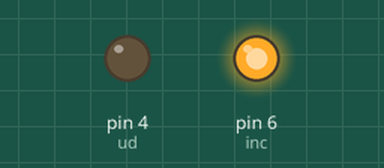
This sketch was run on a simulated Arduino Uno, built with avr-gcc and run on an emulated ATmega328P. Parts: output pins drawn as LEDs (lit = HIGH). Pins used as bus, display or sensor lines are not drawn.

Above: at 0.1 s.
Timing chart, 0 to 1.6 s (numbered marks = the images above):
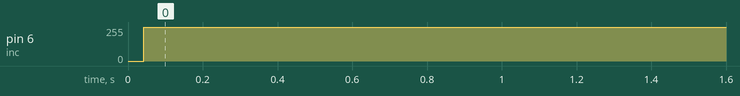

The sketch:

DigitalPotentiometerTest.ino
```cpp
const int inc = 6;
const int ud = 4;
const int cs = 10;
int tag = 0;

void setup() {
  // put your setup code here, to run once:
  pinMode(inc, OUTPUT);
  pinMode(ud, OUTPUT);
  pinMode(cs, OUTPUT);

  digitalWrite(cs, HIGH); //Stand by
  digitalWrite(inc, HIGH);
  digitalWrite(ud, HIGH);
  delayMicroseconds(1000);
  SetPot(20,true);
  SetPot(2,false);
}

void loop() {
  // put your main code here, to run repeatedly:
}
void SetPot(int increment, bool up)
{
  for(int i=0;i<increment;++i)
  {
    ChangePot(up);
  }
}

void ChangePot(bool up)
{
  delayMicroseconds(200);
  digitalWrite(ud, up);
  digitalWrite(cs, LOW);

    delayMicroseconds(2);
    digitalWrite(inc, LOW);
    delayMicroseconds(2);

  digitalWrite(inc, HIGH);
  delayMicroseconds(2);
  digitalWrite(cs, HIGH);
}
```

Measured:
- by itself, pin 6 (inc): 0/255 → 255/255 at 0.04 s
